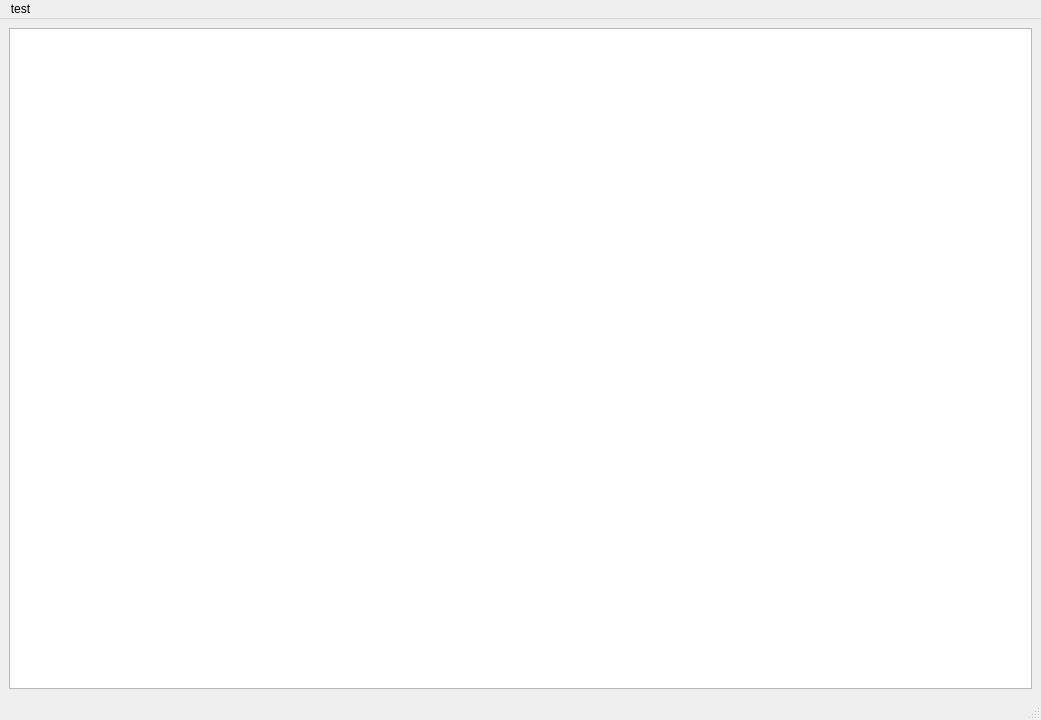
<?xml version="1.0" encoding="UTF-8"?>
<ui version="4.0">
 <class>MainWindow</class>
 <widget class="QMainWindow" name="MainWindow">
  <property name="geometry">
   <rect>
    <x>0</x>
    <y>0</y>
    <width>1041</width>
    <height>720</height>
   </rect>
  </property>
  <property name="windowTitle">
   <string>MainWindow</string>
  </property>
  <widget class="QWidget" name="centralwidget">
   <property name="sizePolicy">
    <sizepolicy hsizetype="Expanding" vsizetype="Expanding">
     <horstretch>0</horstretch>
     <verstretch>0</verstretch>
    </sizepolicy>
   </property>
   <layout class="QHBoxLayout" name="horizontalLayout">
    <item>
     <widget class="Viewport" name="graphicsView"/>
    </item>
   </layout>
  </widget>
  <widget class="QMenuBar" name="menubar">
   <property name="geometry">
    <rect>
     <x>0</x>
     <y>0</y>
     <width>1041</width>
     <height>22</height>
    </rect>
   </property>
   <property name="sizePolicy">
    <sizepolicy hsizetype="Expanding" vsizetype="Expanding">
     <horstretch>0</horstretch>
     <verstretch>0</verstretch>
    </sizepolicy>
   </property>
   <widget class="QMenu" name="menutest">
    <property name="title">
     <string>test</string>
    </property>
   </widget>
   <addaction name="menutest"/>
  </widget>
  <widget class="QStatusBar" name="statusbar"/>
 </widget>
 <customwidgets>
  <customwidget>
   <class>Viewport</class>
   <extends>QGraphicsView</extends>
   <header>brown.interface.qt.viewport</header>
  </customwidget>
 </customwidgets>
 <resources/>
 <connections/>
</ui>
